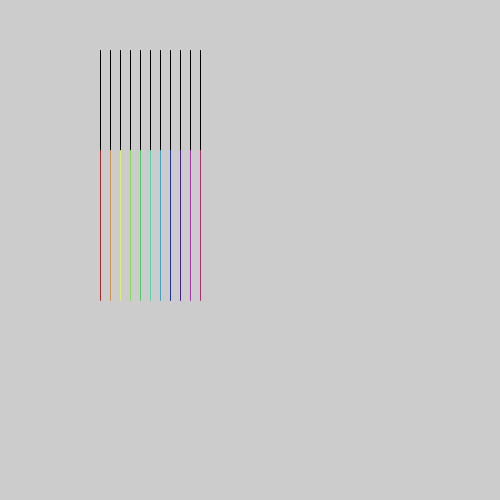
Frame 1 (no input)
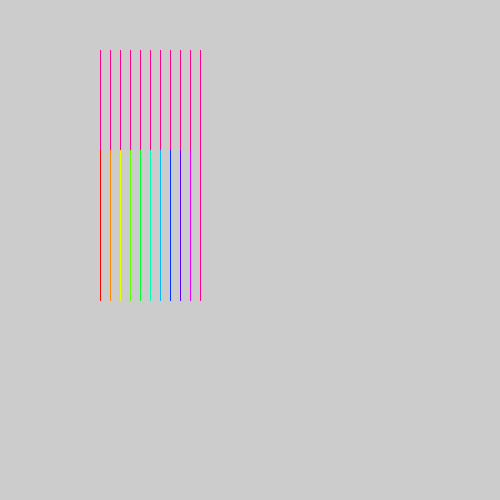
Frame 60 (the mouse pressed at the canvas centre just before this capture)
Frame 120 (the mouse held since frame 60 and released just before this capture): identical to frame 60, image omitted

The Processing sketch that drew these frames (run headless with seeded random() and noise(); from frame 60 on, the mouse is pressed at the canvas centre):

// Processing sketch: simpleloops
// ── simpleloops.pde
void setup()
{
  size(500, 500);
  
  for(int i = 0; i < 10 ; i ++) //<>//
  {
    println(i);
  }
  
  for(int i = 20; i <=30 ; i ++)
  {
    println(i);
  }
  
  for(int i = 60 ; i >= 50 ; i --)
  {
    println(i);
  }
  
  for(int i = 100 ; i <=200 ; i+= 20)
  {
    println(i);
  }
  colorMode(HSB);
}

void draw()
{
  for(float x = 100 ; x <= 200 ; x += 10)
  {
    line(x, 50, x, 200);
  }
  
  int count = 11;
  float cgap = 255 / (float) count;
  for(int i = 0 ; i < count ; i ++)
  {
    stroke(cgap * i, 255, 255);
    float x = 100 + (i * 10);
    line(x, 150, x, 300);
  }
  
}
